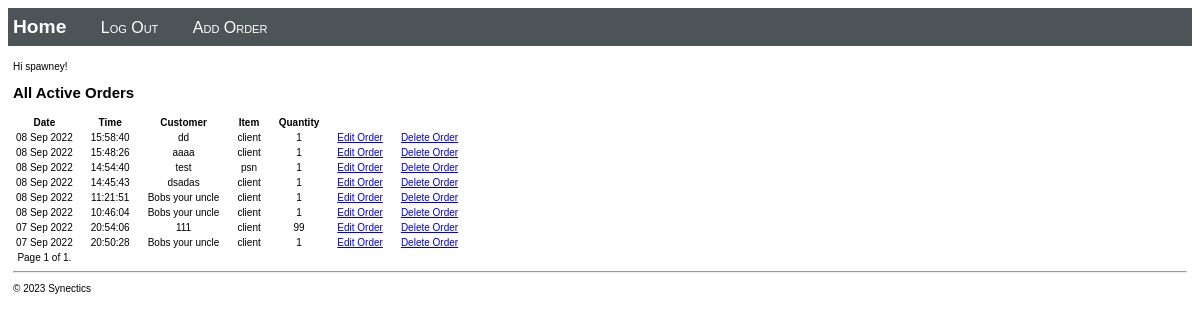
The app's page / (signed in), older data.
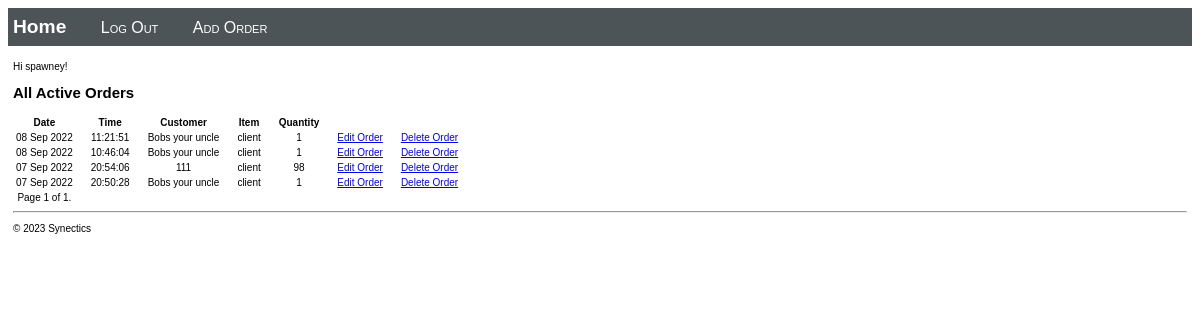
The same page, newer data.
### customerdatabase/models.py (models this page shows, shortened)
class CustomerOrderEntry(models.Model):
    customerName = models.CharField("Customer Name", max_length=200)
    entryDate = models.DateTimeField("date added")
    customerOrder = models.ForeignKey(CustomerOrderDetails, on_delete=models.CASCADE)

class CustomerOrderDetails(models.Model):
    orderItem = models.CharField("Item", max_length=6, choices=ORDER_CHOICES, default='client')
    quantity = models.PositiveIntegerField("Quantity")

### customerdatabase/views.py (the view)
class HomeListView(ListView):
    model = CustomerOrderEntry
    paginate_by = 10
    def get_context_data(self, **kwargs):
        context = super(HomeListView, self).get_context_data(**kwargs)
        return context

### customerdatabase/templates/customerdatabase/home.html (shortened to what this page needs)
{% extends "customerdatabase/layout.html" %}
{% block content %}
{% if user.is_authenticated %}
    {% if user.is_staff %}
    <p>Hi {{ user.username }}!</p>
        <h2>All Active Orders</h2>
        {% if message_list %}
            <table class="message_list">
                <thead>
                <tr>
                    <th>Date</th>
                    <th>Time</th>
                    <th>Customer</th>
                    <th>Item</th>
                    <th>Quantity</th>
                </tr>
                </thead>
                <tbody>
                {% for message in message_list %}
                    <tr>
                        <td>{{ message.entryDate | date:'d M Y' }}</td>
                        <td>{{ message.entryDate | time:'H:i:s' }}</td>
                        <td>
                            {{ message.customerName }}
                        </td>
                        <td>{{ message.customerOrder.orderItem }}</td>
                        <td>{{ message.customerOrder.quantity }}</td>
                        <td><a href="{% url 'update' message.id %}" class="save btn btn-default">Edit Order</a></td>
                        {% if user.is_superuser%}
                        <td><a href="{% url 'delete' message.id %}" class="save btn btn-default">Delete Order</a></td>
                        {% endif %}
                    </tr>
                {% endfor %}
                <tr class="pagination">
                    <td class="">
                        <span>Page {{ page_obj.number }} of {{ page_obj.paginator.num_pages }}.</span>
                    </td>
                    </tr>
                </tbody>
            </table>
        {% else %}
            <p>No orders have been logged. Use the <a href="{% url 'order' %}">Order form</a>.</p>
        {% endif %}
    {% else %}
    <p>You are not staff. Please Log In as staff to continue.</p>
    {% endif %}
{% else %}
<p>You are not logged in. Please Log In to continue.</p>
<a class="nav-link" href="{% url 'login' %}"> Log In </a>
{% endif %}
{% endblock %}

Row changes from the older to the newer data that the page shows:
removed CustomerOrderEntry: entryDate "08 Sep 2022", entryDate "15:58:40", customerName "dd", customerOrder.orderItem "client", customerOrder.quantity "1"
removed CustomerOrderEntry: entryDate "08 Sep 2022", entryDate "15:48:26", customerName "aaaa", customerOrder.orderItem "client", customerOrder.quantity "1"
removed CustomerOrderEntry: entryDate "08 Sep 2022", entryDate "14:54:40", customerName "test", customerOrder.orderItem "psn", customerOrder.quantity "1"
removed CustomerOrderEntry: entryDate "08 Sep 2022", entryDate "14:45:43", customerName "dsadas", customerOrder.orderItem "client", customerOrder.quantity "1"
changed through a linked row, CustomerOrderEntry (number 3 of 4 on the later page): customerOrder.quantity "99" → "98"
